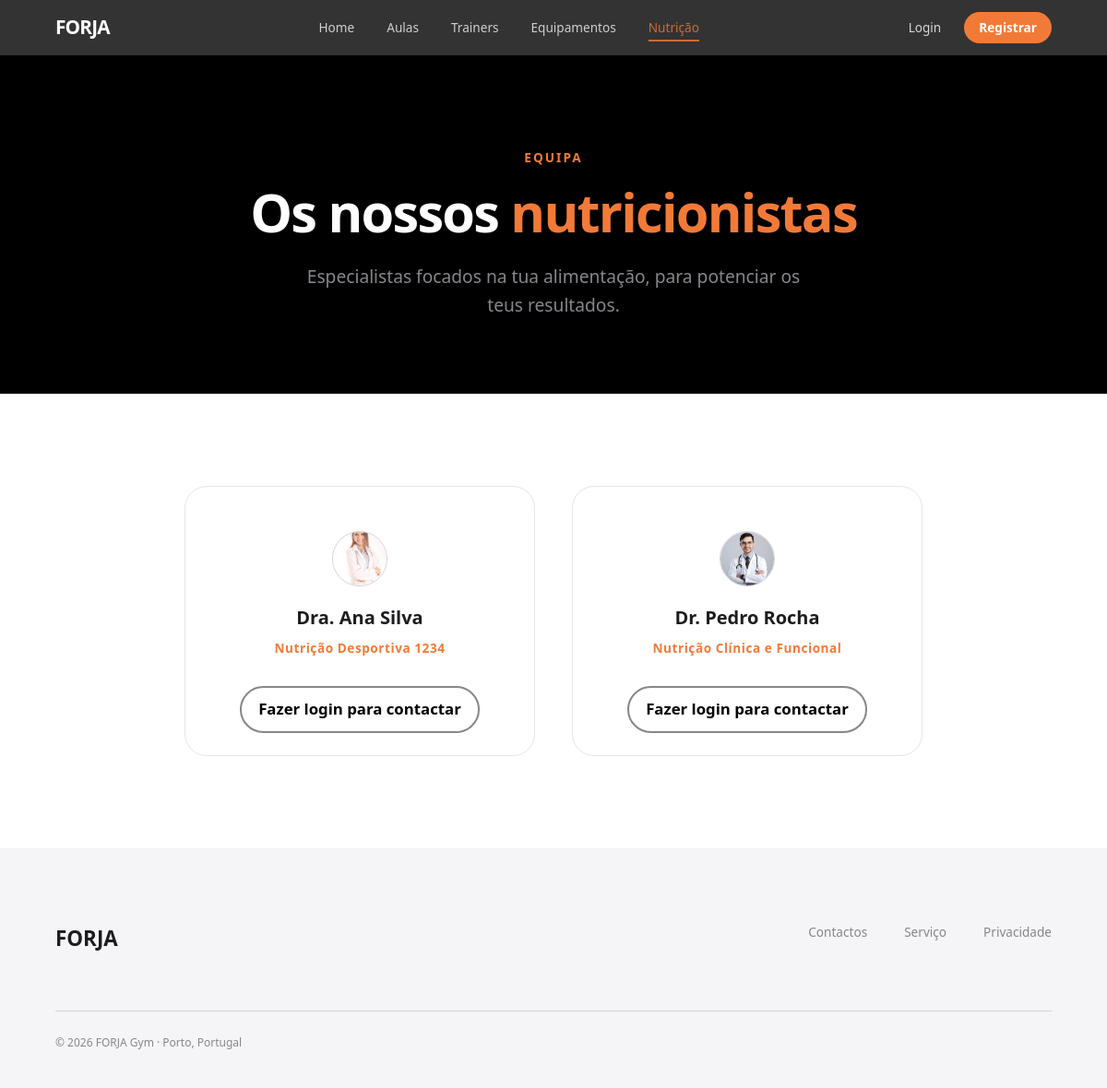
Page /pages/nutrition.php on the earlier database version.
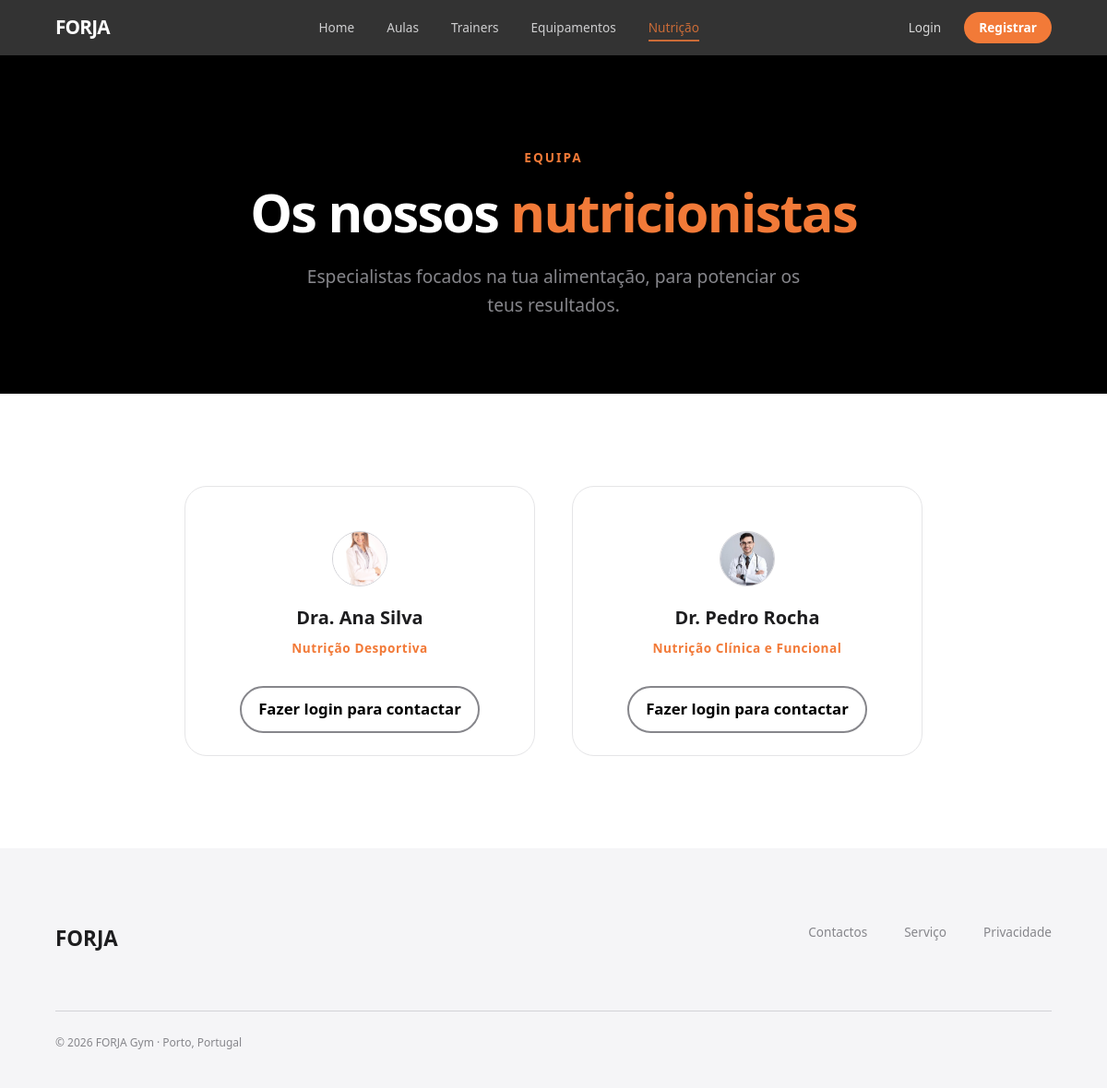
Same page on the later database version.
### tables this page shows
CREATE TABLE nutritionist_profile (
    id_user        INTEGER PRIMARY KEY,
    specialization TEXT    NOT NULL,
    license_number TEXT    NOT NULL UNIQUE, 
    FOREIGN KEY (id_user) REFERENCES user(id) ON DELETE CASCADE
);

CREATE TABLE user (
    id         INTEGER  PRIMARY KEY AUTOINCREMENT,
    username   TEXT     NOT NULL UNIQUE,
    name       TEXT     NOT NULL,
    age       INTEGER  CHECK (age >= 0),
    email      TEXT     NOT NULL UNIQUE,
    password   TEXT     NOT NULL, 
    photo      TEXT,              
    role       TEXT     NOT NULL
                        CHECK (role IN ('admin', 'trainer', 'member', 'nutritionist'))
                        DEFAULT 'member',
    created_at DATETIME NOT NULL DEFAULT CURRENT_TIMESTAMP,
    membership TEXT NOT NULL DEFAULT 'basico'
);

### database/nutrition.php (called while the page is built, shortened)
<?php
function getNutritionists(PDO $db): array {
    $stmt = $db->prepare('
        SELECT u.id, u.name, u.photo, n.specialization
        FROM user u
        JOIN nutritionist_profile n ON u.id = n.id_user
        WHERE u.role = "nutritionist"
    ');
    $stmt->execute();
    return $stmt->fetchAll(PDO::FETCH_ASSOC);
}
?>

### templates/nutrition.php (the view, shortened to what this page needs)
<?php
function output_public_nutritionists(array $nutritionists, bool $is_admin = false): void
{
?>
    <section class="trainers-hero">
        <p class="section-tag">EQUIPA</p>
        <h1>Os nossos <span class="highlight">nutricionistas</span></h1>
        <p class="trainers-hero-subtitle">Especialistas focados na tua alimentação, para potenciar os teus resultados.</p>
    </section>
    <section class="trainers-list nutrition-list" id="nutritionists">
        <div class="nutrition-grid">
            <?php foreach ($nutritionists as $nutri):
                $photo_src = !empty($nutri['photo']) ? "../imgs/" . htmlspecialchars($nutri['photo']) : "../imgs/default-avatar.png";
            ?>
                <article class="nutrition-card-member" data-id="<?= $nutri['id'] ?>">
                    <div class="nutritionist-summary">
                        <img src="<?= $photo_src ?>" alt="Foto de <?= htmlspecialchars($nutri['name']) ?>" class="nutritionist-photo" onerror="this.onerror=null; this.src='../imgs/default-avatar.png';">
                        <h3 class="nutritionist-name"><?= htmlspecialchars($nutri['name']) ?></h3>
                        <p class="nutritionist-specialty"><?= str_replace(',', ' &bull; ', htmlspecialchars($nutri['specialization'])) ?></p>
                        <a href="login.php" class="btn-text" style="margin-top: 15px; display: inline-block;">Fazer login para contactar</a>
                    </div>
                </article>
            <?php endforeach; ?>
        </div>
    </section>
<?php
}
?>

Differences in the rows shown:
changed nutritionist_profile "Dra. Ana Silva": specialization "Nutrição Desportiva 1234" → "Nutrição Desportiva"
